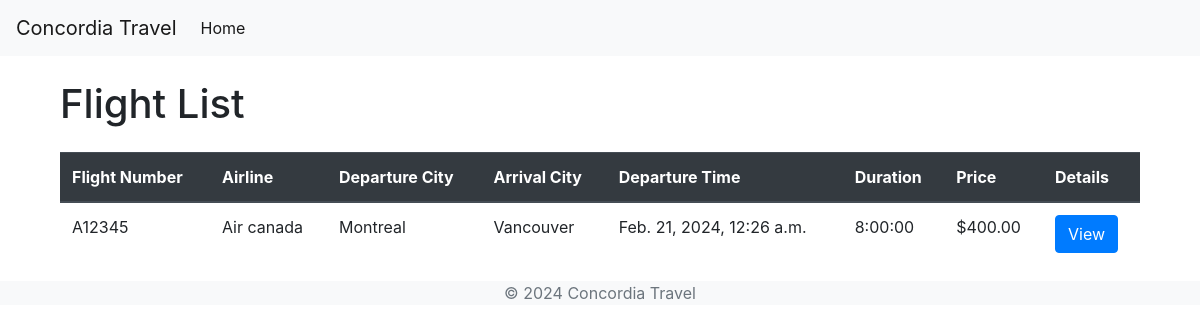
/packages/flights/, run on the app's committed database.
### packages/models.py (models this page shows, shortened)
class Flight(models.Model):
    flight_number = models.CharField(max_length=10)
    airline = models.CharField(max_length=100)
    departure_city = models.CharField(max_length=100)
    arrival_city = models.CharField(max_length=100)
    departure_time = models.DateTimeField()
    duration = models.DurationField()
    price = models.DecimalField(max_digits=10, decimal_places=2)
    description = models.TextField(blank=True, null=True)  # Allows for an optional description

### packages/views.py (the view)
# urls.py: path('flights/', views.FlightListView.as_view(), name='flight-list'),
class FlightListView(ListView):
    model = Flight
    template_name = 'packages/flight_list.html'
    context_object_name = 'flights'

### packages/templates/packages/flight_list.html (shortened to what this page needs)
{% extends 'packages/base.html' %}
{% block content %}
<div class="container mt-4">
    <h1 class="mb-4">Flight List</h1>
    <table class="table">
        <thead class="thead-dark">
            <tr>
                <th scope="col">Flight Number</th>
                <th scope="col">Airline</th>
                <th scope="col">Departure City</th>
                <th scope="col">Arrival City</th>
                <th scope="col">Departure Time</th>
                <th scope="col">Duration</th>
                <th scope="col">Price</th>
                <th scope="col">Details</th>
            </tr>
        </thead>
        <tbody>
            {% for flight in flights %}
            <tr>
                <td>{{ flight.flight_number }}</td>
                <td>{{ flight.airline }}</td>
                <td>{{ flight.departure_city }}</td>
                <td>{{ flight.arrival_city }}</td>
                <td>{{ flight.departure_time }}</td>
                <td>{{ flight.duration }}</td>
                <td>${{ flight.price }}</td>
                <td><a href="{% url 'flight_detail' flight.pk %}" class="btn btn-primary">View</a></td>
            </tr>
            {% empty %}
            <tr>
                <td colspan="8" class="text-center">No flights available</td>
            </tr>
            {% endfor %}
        </tbody>
    </table>
</div>
{% endblock %}

### data on the page
Flight: flight_number "A12345", airline "Air canada", departure_city "Montreal", arrival_city "Vancouver", departure_time "Feb. 21, 2024, 12:26 a.m.", duration "8:00:00", price "400.00"
